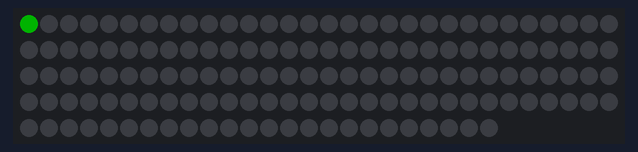
Recording of a sketch running on a simulated Arduino Uno, built with avr-gcc and run on an emulated ATmega328P. On the bench: 144 RGB LEDs in strip order, left to right, continuing on the next row. Dim RGB values are drawn brighter than linear.

Above: at 0.16 s.
At 2.03 s:
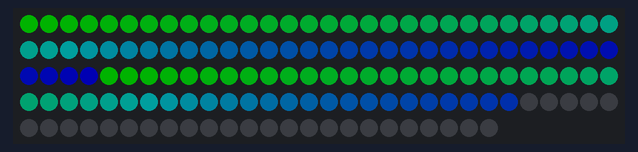
At 9.8 s:
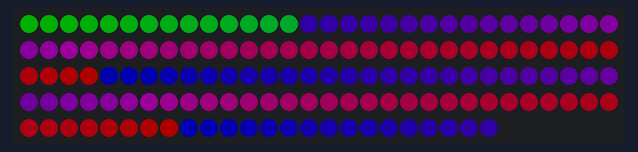
At 19.74 s:
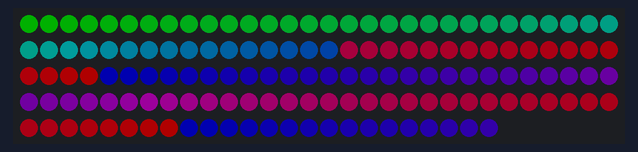
At 30.62 s:
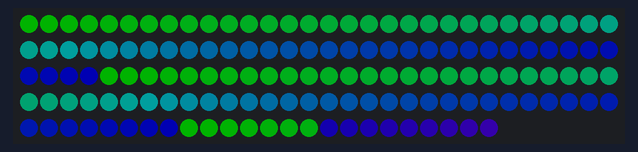
At 39.63 s:
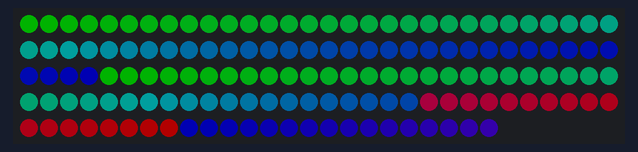

The sketch:

swirlyTwirly.ino
```cpp
// Source: https://lifemeetlightning.com/all-the-led-lights/fastled-tutorial-code/

#include <FastLED.h>
#define NUM_LEDS 144
#define DATA_PIN 12 //How boring and obvious!
#define COLOR_ORDER GRB //Green (G), Red (R), Blue (B)
#define CHIPSET WS2812B
#define BRIGHTNESS 60
#define VOLTS 5
#define MAX_AMPS 500 //value in milliamps

//ENOUGH NONSENSE!

CRGB leds[NUM_LEDS];

void setup() {

FastLED.addLeds<CHIPSET,DATA_PIN,COLOR_ORDER>(leds,NUM_LEDS);
FastLED.setMaxPowerInVoltsAndMilliamps(VOLTS,MAX_AMPS);
FastLED.setBrightness(BRIGHTNESS);
FastLED.clear();
FastLED.show();

//JONNY FIVE IS ALIVE!!!!!!!!!!!!!!!!!!!!

}

void loop() { //Swirly, twirly effect

  for (int i=0; i<NUM_LEDS; i++) {
    leds[i] = CRGB(0,255 - 4*i,4*i);
    FastLED.show();
    delay(10); //even shorter delay this time
  }

//decrements down from end of lights

  for (int i=NUM_LEDS - 1; i>=0; i--) {
    leds[i] = CRGB(4*i,0,255-4*i);
    FastLED.show();
    delay(10); //even shorter delay this time
  }

}
```
